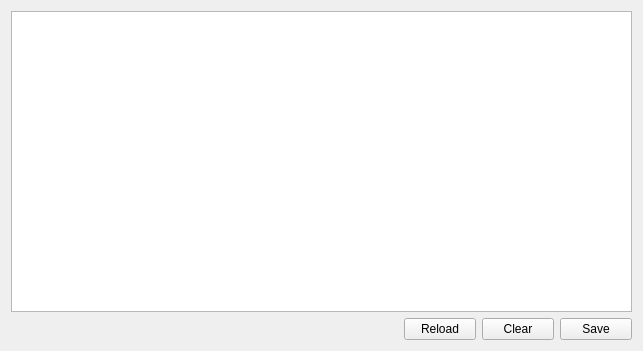
<?xml version="1.0" encoding="UTF-8"?>
<ui version="4.0">
 <class>Form</class>
 <widget class="QWidget" name="Form">
  <property name="geometry">
   <rect>
    <x>0</x>
    <y>0</y>
    <width>639</width>
    <height>348</height>
   </rect>
  </property>
  <property name="windowTitle">
   <string>Log Viewer</string>
  </property>
  <layout class="QGridLayout" name="gridLayout">
   <item row="0" column="0" colspan="4">
    <widget class="QListWidget" name="help_logger_list">
     <property name="minimumSize">
      <size>
       <width>621</width>
       <height>301</height>
      </size>
     </property>
     <property name="selectionMode">
      <enum>QAbstractItemView::NoSelection</enum>
     </property>
    </widget>
   </item>
   <item row="1" column="0">
    <widget class="QLabel" name="logger_annotation">
     <property name="text">
      <string/>
     </property>
    </widget>
   </item>
   <item row="1" column="1">
    <widget class="QPushButton" name="help_logger_reload">
     <property name="minimumSize">
      <size>
       <width>72</width>
       <height>0</height>
      </size>
     </property>
     <property name="maximumSize">
      <size>
       <width>72</width>
       <height>16777215</height>
      </size>
     </property>
     <property name="text">
      <string>Reload</string>
     </property>
    </widget>
   </item>
   <item row="1" column="2">
    <widget class="QPushButton" name="help_logger_clear">
     <property name="minimumSize">
      <size>
       <width>72</width>
       <height>0</height>
      </size>
     </property>
     <property name="maximumSize">
      <size>
       <width>72</width>
       <height>16777215</height>
      </size>
     </property>
     <property name="text">
      <string>Clear</string>
     </property>
    </widget>
   </item>
   <item row="1" column="3">
    <widget class="QPushButton" name="help_logger_save">
     <property name="minimumSize">
      <size>
       <width>72</width>
       <height>0</height>
      </size>
     </property>
     <property name="maximumSize">
      <size>
       <width>72</width>
       <height>16777215</height>
      </size>
     </property>
     <property name="text">
      <string>Save</string>
     </property>
    </widget>
   </item>
  </layout>
 </widget>
 <resources/>
 <connections/>
</ui>
